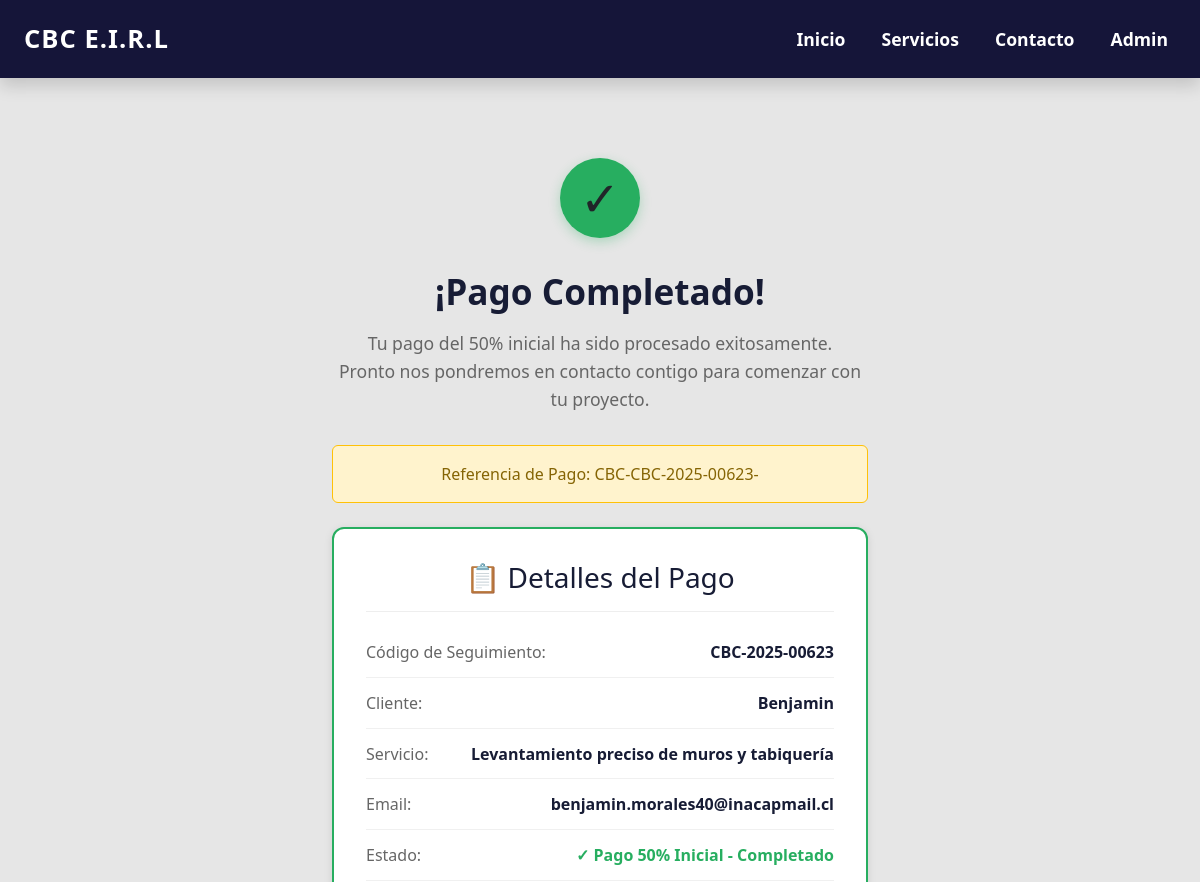
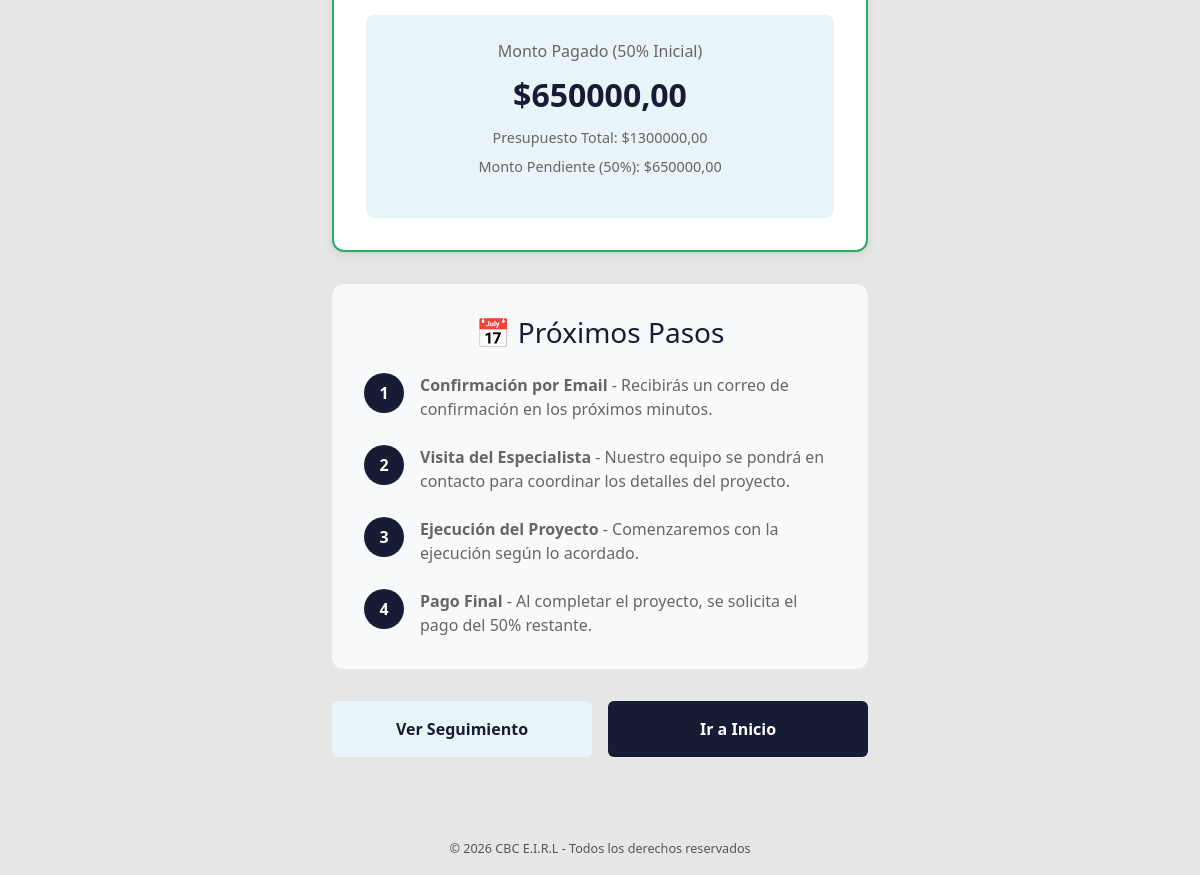
The app's page /seguimiento/CBC-2025-00623/pago-completado/ with its own data (2 pictures, top to bottom).
### core/models.py (models this page shows, shortened)
class SolicitudInformacion(models.Model):
    servicio = models.ForeignKey(
        Servicio,
        on_delete=models.CASCADE,
        related_name="solicitudes",
        null=True,
        blank=True,
    )
    nombre = models.CharField(max_length=100)
    email = models.EmailField()
    telefono = models.CharField(
        max_length=12,
        validators=[
            RegexValidator(
                regex=r'^569\d{8}$',
                message="El teléfono debe tener el formato 569XXXXXXXX",
            ),
        ],
    )
    tienes_terreno = models.CharField(
        max_length=10,
        choices=[('si', 'Sí'), ('no', 'No')],
        default='no'
    )
    ubicacion = models.CharField(max_length=255)
    cuando_comenzar = models.CharField(max_length=20)
    requerimientos = models.TextField()
    estado_actual = models.ForeignKey(
        Estado,
        on_delete=models.SET_NULL,
        null=True,
        blank=True,
        related_name="solicitudes"
    )
    fecha_envio = models.DateTimeField(auto_now_add=True)
    codigo_seguimiento = models.CharField(max_length=30, unique=True, blank=True)
    comentarios_cambios = models.TextField(blank=True, null=True)
    progreso_trabajo = models.IntegerField(default=0)
    fecha_estimado_finalizacion = models.DateField(blank=True, null=True)

class Servicio(models.Model):
    titulo = models.CharField("Nombre del Servicio", max_length=100)
    descripcion = models.TextField("Descripción", blank=True, null=True)
    imagen = models.ImageField(upload_to='servicios/imagenes_extra/')

class Presupuesto(models.Model):
    solicitud = models.OneToOneField(
        SolicitudInformacion,
        on_delete=models.CASCADE,
        related_name='presupuesto'
    )
    archivo = models.FileField(upload_to='presupuestos/', null=True, blank=True)
    fecha = models.DateField(auto_now_add=True)
    total = models.DecimalField(max_digits=12, decimal_places=2, null=True, blank=True)

### core/views.py (the view)
# urls.py: path('seguimiento/<str:codigo>/pago-completado/', views.pago_completado, name='pago_completado'),
def pago_completado(request, codigo):
    solicitud = get_object_or_404(SolicitudInformacion, codigo_seguimiento=codigo)
    presupuesto = getattr(solicitud, 'presupuesto', None)
    monto_inicial = presupuesto.total / 2 if presupuesto and presupuesto.total else 0
    return render(request, "pago_completado.html", {
        "solicitud": solicitud,
        "presupuesto": presupuesto,
        "monto_inicial": monto_inicial
    })

### templates/pago_completado.html (shortened to what this page needs)
{% extends "base.html" %}
{% load static %}
{% block content %}
<div class="confirmation-container">
  <div class="success-icon">✓</div>
  <h1 class="confirmation-title">¡Pago Completado!</h1>
  <p class="confirmation-message">
    Tu pago del 50% inicial ha sido procesado exitosamente.<br>
    Pronto nos pondremos en contacto contigo para comenzar con tu proyecto.
  </p>
  <div class="confirmation-number">
    Referencia de Pago: CBC-{{ solicitud.codigo_seguimiento }}-{{ now|date:'YmdHis' }}
  </div>
  <div class="confirmation-card">
    <h3>📋 Detalles del Pago</h3>
    <div class="confirmation-item">
      <span class="confirmation-label">Código de Seguimiento:</span>
      <span class="confirmation-value">{{ solicitud.codigo_seguimiento }}</span>
    </div>
    <div class="confirmation-item">
      <span class="confirmation-label">Cliente:</span>
      <span class="confirmation-value">{{ solicitud.nombre }}</span>
    </div>
    <div class="confirmation-item">
      <span class="confirmation-label">Servicio:</span>
      <span class="confirmation-value">{{ solicitud.servicio.titulo }}</span>
    </div>
    <div class="confirmation-item">
      <span class="confirmation-label">Email:</span>
      <span class="confirmation-value">{{ solicitud.email }}</span>
    </div>
    <div class="confirmation-item">
      <span class="confirmation-label">Estado:</span>
      <span class="confirmation-value" style="color: #27ae60;">
        ✓ Pago 50% Inicial - Completado
      </span>
    </div>
    {% if presupuesto and presupuesto.total %}
    <div class="amount-box">
      <div class="amount-label">Monto Pagado (50% Inicial)</div>
      <div class="amount-value">${{ monto_inicial|floatformat:2 }}</div>
      <p style="color: #666; font-size: 0.9rem; margin-top: 0.5rem; margin-bottom: 0;">
        Presupuesto Total: ${{ presupuesto.total|floatformat:2 }}
      </p>
      <p style="color: #666; font-size: 0.9rem; margin-top: 0.5rem;">
        Monto Pendiente (50%): ${{ monto_inicial|floatformat:2 }}
      </p>
    </div>
    {% endif %}
  </div>
  <div class="next-steps">
    <h3>📅 Próximos Pasos</h3>
    <div class="step-item">
      <div class="step-number">1</div>
      <div class="step-content">
        <p><strong>Confirmación por Email</strong> - Recibirás un correo de confirmación en los próximos minutos.</p>
      </div>
    </div>
    <div class="step-item">
      <div class="step-number">2</div>
      <div class="step-content">
        <p><strong>Visita del Especialista</strong> - Nuestro equipo se pondrá en contacto para coordinar los detalles del proyecto.</p>
      </div>
    </div>
    <div class="step-item">
      <div class="step-number">3</div>
      <div class="step-content">
        <p><strong>Ejecución del Proyecto</strong> - Comenzaremos con la ejecución según lo acordado.</p>
      </div>
    </div>
    <div class="step-item">
      <div class="step-number">4</div>
      <div class="step-content">
        <p><strong>Pago Final</strong> - Al completar el proyecto, se solicita el pago del 50% restante.</p>
      </div>
    </div>
  </div>
  <div class="button-group">
    <a href="{% url 'seguimiento' solicitud.codigo_seguimiento %}" class="btn btn-secondary">
      Ver Seguimiento
    </a>
    <a href="{% url 'inicio' %}" class="btn btn-primary">
      Ir a Inicio
    </a>
  </div>
</div>
{% endblock %}

### static/css/styles.css (style rules this page uses)
body { margin: 0; background-color: #e6e6e6; font-family: 'Segoe UI', Tahoma, Geneva, Verdana, sans-serif; }
h2, h1 { font-weight: 700; color: #333; }
.btn-primary { background-color: #2a2aff; border: none; font-weight: 600; }

### templates/pago_completado.html (style rules this page uses)
.confirmation-container { max-width: 600px; margin: 3rem auto; padding: 2rem; text-align: center; }
.success-icon { width: 80px; height: 80px; background: #27ae60; border-radius: 50%; display: flex; align-items: center; justify-content: center; margin: 0 auto 2rem; font-size: 3rem; box-shadow: 0 4px 12px rgba(39, 174, 96, 0.3); }
.confirmation-title { color: #171c35; font-size: 2.2rem; margin-bottom: 1rem; font-weight: bold; }
.confirmation-message { color: #666; font-size: 1.1rem; margin-bottom: 2rem; line-height: 1.6; }
.confirmation-card { background: white; border: 2px solid #27ae60; border-radius: 12px; padding: 2rem; margin-bottom: 2rem; box-shadow: 0 2px 8px rgba(0, 0, 0, 0.1); }
.confirmation-card h3 { color: #171c35; margin-top: 0; margin-bottom: 1rem; border-bottom: 1px solid #eee; padding-bottom: 1rem; }
.confirmation-item { display: flex; justify-content: space-between; padding: 0.8rem 0; border-bottom: 1px solid #f0f0f0; }
.confirmation-label { color: #666; font-weight: 500; }
.confirmation-value { color: #171c35; font-weight: bold; }
.amount-box { background: #e8f4f8; padding: 1.5rem; border-radius: 8px; margin-top: 1rem; }
.amount-label { color: #666; margin-bottom: 0.5rem; }
.amount-value { color: #171c35; font-size: 2rem; font-weight: bold; }
.next-steps { background: #f8f9fa; border-radius: 12px; padding: 2rem; margin-bottom: 2rem; }
.next-steps h3 { color: #171c35; margin-top: 0; margin-bottom: 1.5rem; }
.step-item { display: flex; gap: 1rem; margin-bottom: 1.5rem; text-align: left; }
.step-item:last-child { margin-bottom: 0; }
.step-number { background: #171c35; color: white; width: 40px; height: 40px; border-radius: 50%; display: flex; align-items: center; justify-content: center; font-weight: bold; flex-shrink: 0; }
.step-content { flex: 1; }
.step-content p { margin: 0; color: #666; }
.button-group { display: flex; gap: 1rem; margin-top: 2rem; }
.btn { flex: 1; padding: 1rem; border: none; border-radius: 6px; font-size: 1rem; font-weight: 600; cursor: pointer; transition: all 0.3s; text-decoration: none; display: inline-block; }
.btn-primary { background: #171c35; color: white; }
.btn-secondary { background: #e8f4f8; color: #171c35; }
.confirmation-number { background: #fff3cd; border: 1px solid #ffc107; color: #856404; padding: 1rem; border-radius: 6px; margin-bottom: 1.5rem; font-weight: 500; }

### records on screen
SolicitudInformacion: codigo_seguimiento "CBC-2025-00623", nombre "Benjamin", servicio.titulo "Levantamiento preciso de muros y tabiquería", email "benjamin.morales40@inacapmail.cl"
Presupuesto: total "1300000,00"

### other values on screen
{{ monto_inicial|floatformat:2 }} "650000,00"
